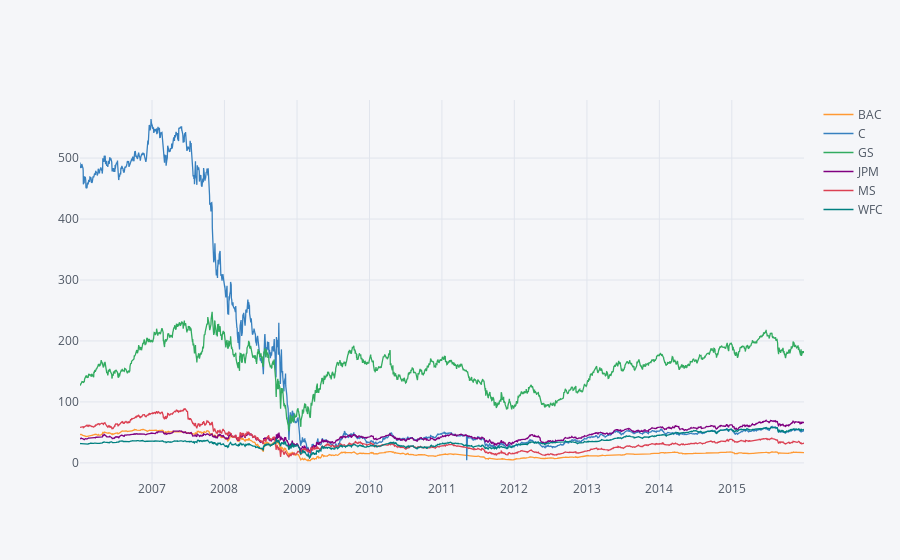

Source (notebook cell):
### Code cell
bank_stocks.xs(key='Close', axis=1, level='Stock Info').iplot()

### Figure 1 — Plotly figure (JSON) as saved in the notebook; plotly's stock layout.template omitted (floating-point values rounded to 4 significant figures; data arrays with more than 128 entries replaced by an {"elided": "..."} marker saying what was removed)
{"data": [{"line": {"color": "rgba(255, 153, 51, 1.0)", "dash": "solid", "shape": "linear", "width": 1.3}, "mode": "lines", "name": "BAC", "text": "", "type": "scatter", "uid": "2de5008a-41fa-4dc9-a09b-f72f0025cb7d", "x": {"elided": "2517 str values"}, "y": {"elided": "2517 float values"}}, {"line": {"color": "rgba(55, 128, 191, 1.0)", "dash": "solid", "shape": "linear", "width": 1.3}, "mode": "lines", "name": "C", "text": "", "type": "scatter", "uid": "ff89913d-1311-4c32-8c14-363790f801b8", "x": {"elided": "2517 str values"}, "y": {"elided": "2517 float values"}}, {"line": {"color": "rgba(50, 171, 96, 1.0)", "dash": "solid", "shape": "linear", "width": 1.3}, "mode": "lines", "name": "GS", "text": "", "type": "scatter", "uid": "a960aa88-f02c-4fd3-ace3-2e2acf19bb57", "x": {"elided": "2517 str values"}, "y": {"elided": "2517 float values"}}, {"line": {"color": "rgba(128, 0, 128, 1.0)", "dash": "solid", "shape": "linear", "width": 1.3}, "mode": "lines", "name": "JPM", "text": "", "type": "scatter", "uid": "7a99b6b2-fc2d-431f-89fa-55a4da752f07", "x": {"elided": "2517 str values"}, "y": {"elided": "2517 float values"}}, {"line": {"color": "rgba(219, 64, 82, 1.0)", "dash": "solid", "shape": "linear", "width": 1.3}, "mode": "lines", "name": "MS", "text": "", "type": "scatter", "uid": "4b3af143-94b0-408f-be69-4b03fcb90b67", "x": {"elided": "2517 str values"}, "y": {"elided": "2517 float values"}}, {"line": {"color": "rgba(0, 128, 128, 1.0)", "dash": "solid", "shape": "linear", "width": 1.3}, "mode": "lines", "name": "WFC", "text": "", "type": "scatter", "uid": "c5009458-0db0-480d-9491-9bc33a5cbae0", "x": {"elided": "2517 str values"}, "y": {"elided": "2517 float values"}}], "layout": {"legend": {"bgcolor": "#F5F6F9", "font": {"color": "#4D5663"}}, "paper_bgcolor": "#F5F6F9", "plot_bgcolor": "#F5F6F9", "title": {"font": {"color": "#4D5663"}}, "xaxis": {"gridcolor": "#E1E5ED", "showgrid": true, "tickfont": {"color": "#4D5663"}, "title": {"font": {"color": "#4D5663"}, "text": ""}, "zerolinecolor": "#E1E5ED"}, "yaxis": {"gridcolor": "#E1E5ED", "showgrid": true, "tickfont": {"color": "#4D5663"}, "title": {"font": {"color": "#4D5663"}, "text": ""}, "zerolinecolor": "#E1E5ED"}}}
